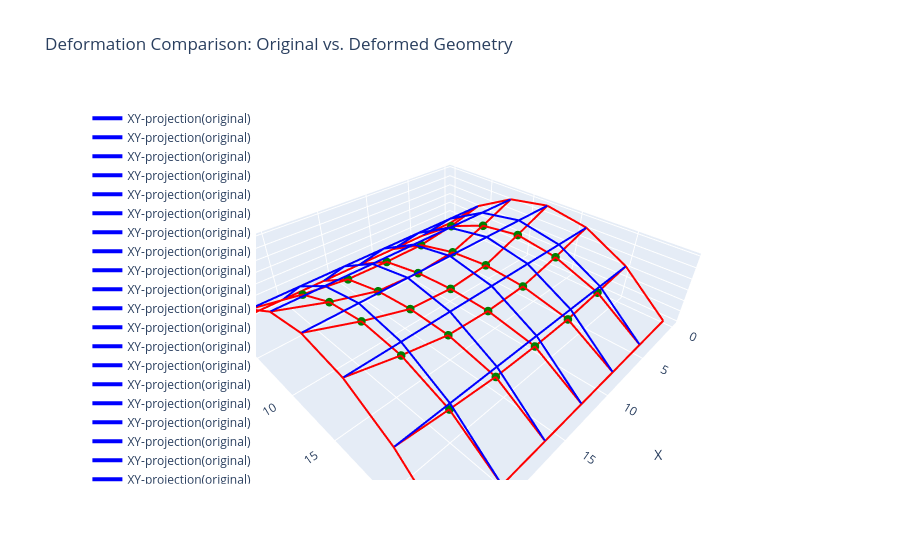

Here is the notebook cell this chart was saved with:
### Code cell
## Visualization
#############################################################################################################
# Coordinates assembly:
x_orig = new_coords_sg[:, 0].detach().numpy()
y_orig = new_coords_sg[:, 1].detach().numpy()
z_orig = new_coords_sg[:, 2].detach().numpy()

x_def = New_Coordinates_sg[:, 0].detach().numpy()
y_def = New_Coordinates_sg[:, 1].detach().numpy()
z_def = New_Coordinates_sg[:, 2].detach().numpy()

fig = go.Figure()

for connection in connectivity_sg:
    i, j = connection
    fig.add_trace(go.Scatter3d(
        x=[x_orig[i-1], x_orig[j-1]],
        y=[y_orig[i-1], y_orig[j-1]],
        z=[z_orig[i-1], z_orig[j-1]],
        mode='lines',
        line=dict(color='blue', width=4),
        name='XY-projection(original)'
    ))

for connection in connectivity_sg:
    i, j = connection
    fig.add_trace(go.Scatter3d(
        x=[x_def[i-1], x_def[j-1]],
        y=[y_def[i-1], y_def[j-1]],
        z=[z_def[i-1], z_def[j-1]],
        mode='lines',
        line=dict(color='red', width=4),
        name='FE Solution'
    ))

for node in Free_nodes:
    fig.add_trace(go.Scatter3d(
        x=[x_def[node-1]],
        y=[y_def[node-1]],
        z=[z_def[node-1]],
        mode='markers+text',
        marker=dict(size=5, color='green'),
        # text=[f'Node {node}'],
        textposition='top center',
        name=f'Free Node {node}'
    ))

fig.update_layout(
    scene=dict(
        xaxis_title='X',
        yaxis_title='Y',
        zaxis_title='Z',
        aspectmode='data'
    ),
    title='Deformation Comparison: Original vs. Deformed Geometry',
    legend=dict(yanchor="top", y=0.99, xanchor="left", x=0.01)
)

fig.show()

### Figure 1 — Plotly figure (JSON) as saved in the notebook; plotly's stock layout.template omitted (floating-point values rounded to 4 significant figures)
{"data": [{"line": {"color": "blue", "width": 4}, "mode": "lines", "name": "XY-projection(original)", "type": "scatter3d", "x": [0, 0], "y": [24, 20], "z": [1.421e-14, 3.333]}, {"line": {"color": "blue", "width": 4}, "mode": "lines", "name": "XY-projection(original)", "type": "scatter3d", "x": [0, 0], "y": [20, 16], "z": [3.333, 5.333]}, {"line": {"color": "blue", "width": 4}, "mode": "lines", "name": "XY-projection(original)", "type": "scatter3d", "x": [0, 0], "y": [16, 12], "z": [5.333, 6]}, {"line": {"color": "blue", "width": 4}, "mode": "lines", "name": "XY-projection(original)", "type": "scatter3d", "x": [0, 0], "y": [12, 8], "z": [6, 5.333]}, {"line": {"color": "blue", "width": 4}, "mode": "lines", "name": "XY-projection(original)", "type": "scatter3d", "x": [0, 0], "y": [8, 4], "z": [5.333, 3.333]}, {"line": {"color": "blue", "width": 4}, "mode": "lines", "name": "XY-projection(original)", "type": "scatter3d", "x": [0, 0], "y": [4, 0], "z": [3.333, 0]}, {"line": {"color": "blue", "width": 4}, "mode": "lines", "name": "XY-projection(original)", "type": "scatter3d", "x": [4, 4], "y": [24, 20], "z": [1.421e-14, 3.333]}, {"line": {"color": "blue", "width": 4}, "mode": "lines", "name": "XY-projection(original)", "type": "scatter3d", "x": [4, 4], "y": [20, 16], "z": [3.333, 5.333]}, {"line": {"color": "blue", "width": 4}, "mode": "lines", "name": "XY-projection(original)", "type": "scatter3d", "x": [4, 4], "y": [16, 12], "z": [5.333, 6]}, {"line": {"color": "blue", "width": 4}, "mode": "lines", "name": "XY-projection(original)", "type": "scatter3d", "x": [4, 4], "y": [12, 8], "z": [6, 5.333]}, {"line": {"color": "blue", "width": 4}, "mode": "lines", "name": "XY-projection(original)", "type": "scatter3d", "x": [4, 4], "y": [8, 4], "z": [5.333, 3.333]}, {"line": {"color": "blue", "width": 4}, "mode": "lines", "name": "XY-projection(original)", "type": "scatter3d", "x": [4, 4], "y": [4, 0], "z": [3.333, 0]}, {"line": {"color": "blue", "width": 4}, "mode": "lines", "name": "XY-projection(original)", "type": "scatter3d", "x": [8, 8], "y": [24, 20], "z": [1.421e-14, 3.333]}, {"line": {"color": "blue", "width": 4}, "mode": "lines", "name": "XY-projection(original)", "type": "scatter3d", "x": [8, 8], "y": [20, 16], "z": [3.333, 5.333]}, {"line": {"color": "blue", "width": 4}, "mode": "lines", "name": "XY-projection(original)", "type": "scatter3d", "x": [8, 8], "y": [16, 12], "z": [5.333, 6]}, {"line": {"color": "blue", "width": 4}, "mode": "lines", "name": "XY-projection(original)", "type": "scatter3d", "x": [8, 8], "y": [12, 8], "z": [6, 5.333]}, {"line": {"color": "blue", "width": 4}, "mode": "lines", "name": "XY-projection(original)", "type": "scatter3d", "x": [8, 8], "y": [8, 4], "z": [5.333, 3.333]}, {"line": {"color": "blue", "width": 4}, "mode": "lines", "name": "XY-projection(original)", "type": "scatter3d", "x": [8, 8], "y": [4, 0], "z": [3.333, 0]}, {"line": {"color": "blue", "width": 4}, "mode": "lines", "name": "XY-projection(original)", "type": "scatter3d", "x": [12, 12], "y": [24, 20], "z": [1.421e-14, 3.333]}, {"line": {"color": "blue", "width": 4}, "mode": "lines", "name": "XY-projection(original)", "type": "scatter3d", "x": [12, 12], "y": [20, 16], "z": [3.333, 5.333]}, {"line": {"color": "blue", "width": 4}, "mode": "lines", "name": "XY-projection(original)", "type": "scatter3d", "x": [12, 12], "y": [16, 12], "z": [5.333, 6]}, {"line": {"color": "blue", "width": 4}, "mode": "lines", "name": "XY-projection(original)", "type": "scatter3d", "x": [12, 12], "y": [12, 8], "z": [6, 5.333]}, {"line": {"color": "blue", "width": 4}, "mode": "lines", "name": "XY-projection(original)", "type": "scatter3d", "x": [12, 12], "y": [8, 4], "z": [5.333, 3.333]}, {"line": {"color": "blue", "width": 4}, "mode": "lines", "name": "XY-projection(original)", "type": "scatter3d", "x": [12, 12], "y": [4, 0], "z": [3.333, 0]}, {"line": {"color": "blue", "width": 4}, "mode": "lines", "name": "XY-projection(original)", "type": "scatter3d", "x": [16, 16], "y": [24, 20], "z": [1.421e-14, 3.333]}, {"line": {"color": "blue", "width": 4}, "mode": "lines", "name": "XY-projection(original)", "type": "scatter3d", "x": [16, 16], "y": [20, 16], "z": [3.333, 5.333]}, {"line": {"color": "blue", "width": 4}, "mode": "lines", "name": "XY-projection(original)", "type": "scatter3d", "x": [16, 16], "y": [16, 12], "z": [5.333, 6]}, {"line": {"color": "blue", "width": 4}, "mode": "lines", "name": "XY-projection(original)", "type": "scatter3d", "x": [16, 16], "y": [12, 8], "z": [6, 5.333]}, {"line": {"color": "blue", "width": 4}, "mode": "lines", "name": "XY-projection(original)", "type": "scatter3d", "x": [16, 16], "y": [8, 4], "z": [5.333, 3.333]}, {"line": {"color": "blue", "width": 4}, "mode": "lines", "name": "XY-projection(original)", "type": "scatter3d", "x": [16, 16], "y": [4, 0], "z": [3.333, 0]}, {"line": {"color": "blue", "width": 4}, "mode": "lines", "name": "XY-projection(original)", "type": "scatter3d", "x": [20, 20], "y": [24, 20], "z": [1.421e-14, 3.333]}, {"line": {"color": "blue", "width": 4}, "mode": "lines", "name": "XY-projection(original)", "type": "scatter3d", "x": [20, 20], "y": [20, 16], "z": [3.333, 5.333]}, {"line": {"color": "blue", "width": 4}, "mode": "lines", "name": "XY-projection(original)", "type": "scatter3d", "x": [20, 20], "y": [16, 12], "z": [5.333, 6]}, {"line": {"color": "blue", "width": 4}, "mode": "lines", "name": "XY-projection(original)", "type": "scatter3d", "x": [20, 20], "y": [12, 8], "z": [6, 5.333]}, {"line": {"color": "blue", "width": 4}, "mode": "lines", "name": "XY-projection(original)", "type": "scatter3d", "x": [20, 20], "y": [8, 4], "z": [5.333, 3.333]}, {"line": {"color": "blue", "width": 4}, "mode": "lines", "name": "XY-projection(original)", "type": "scatter3d", "x": [20, 20], "y": [4, 0], "z": [3.333, 0]}, {"line": {"color": "blue", "width": 4}, "mode": "lines", "name": "XY-projection(original)", "type": "scatter3d", "x": [24, 24], "y": [24, 20], "z": [1.421e-14, 3.333]}, {"line": {"color": "blue", "width": 4}, "mode": "lines", "name": "XY-projection(original)", "type": "scatter3d", "x": [24, 24], "y": [20, 16], "z": [3.333, 5.333]}, {"line": {"color": "blue", "width": 4}, "mode": "lines", "name": "XY-projection(original)", "type": "scatter3d", "x": [24, 24], "y": [16, 12], "z": [5.333, 6]}, {"line": {"color": "blue", "width": 4}, "mode": "lines", "name": "XY-projection(original)", "type": "scatter3d", "x": [24, 24], "y": [12, 8], "z": [6, 5.333]}, {"line": {"color": "blue", "width": 4}, "mode": "lines", "name": "XY-projection(original)", "type": "scatter3d", "x": [24, 24], "y": [8, 4], "z": [5.333, 3.333]}, {"line": {"color": "blue", "width": 4}, "mode": "lines", "name": "XY-projection(original)", "type": "scatter3d", "x": [24, 24], "y": [4, 0], "z": [3.333, 0]}, {"line": {"color": "blue", "width": 4}, "mode": "lines", "name": "XY-projection(original)", "type": "scatter3d", "x": [0, 4], "y": [0, 0], "z": [0, 0]}, {"line": {"color": "blue", "width": 4}, "mode": "lines", "name": "XY-projection(original)", "type": "scatter3d", "x": [4, 8], "y": [0, 0], "z": [0, 0]}, {"line": {"color": "blue", "width": 4}, "mode": "lines", "name": "XY-projection(original)", "type": "scatter3d", "x": [8, 12], "y": [0, 0], "z": [0, 0]}, {"line": {"color": "blue", "width": 4}, "mode": "lines", "name": "XY-projection(original)", "type": "scatter3d", "x": [12, 16], "y": [0, 0], "z": [0, 0]}, {"line": {"color": "blue", "width": 4}, "mode": "lines", "name": "XY-projection(original)", "type": "scatter3d", "x": [16, 20], "y": [0, 0], "z": [0, 0]}, {"line": {"color": "blue", "width": 4}, "mode": "lines", "name": "XY-projection(original)", "type": "scatter3d", "x": [20, 24], "y": [0, 0], "z": [0, 0]}, {"line": {"color": "blue", "width": 4}, "mode": "lines", "name": "XY-projection(original)", "type": "scatter3d", "x": [0, 4], "y": [4, 4], "z": [3.333, 3.333]}, {"line": {"color": "blue", "width": 4}, "mode": "lines", "name": "XY-projection(original)", "type": "scatter3d", "x": [4, 8], "y": [4, 4], "z": [3.333, 3.333]}, {"line": {"color": "blue", "width": 4}, "mode": "lines", "name": "XY-projection(original)", "type": "scatter3d", "x": [8, 12], "y": [4, 4], "z": [3.333, 3.333]}, {"line": {"color": "blue", "width": 4}, "mode": "lines", "name": "XY-projection(original)", "type": "scatter3d", "x": [12, 16], "y": [4, 4], "z": [3.333, 3.333]}, {"line": {"color": "blue", "width": 4}, "mode": "lines", "name": "XY-projection(original)", "type": "scatter3d", "x": [16, 20], "y": [4, 4], "z": [3.333, 3.333]}, {"line": {"color": "blue", "width": 4}, "mode": "lines", "name": "XY-projection(original)", "type": "scatter3d", "x": [20, 24], "y": [4, 4], "z": [3.333, 3.333]}, {"line": {"color": "blue", "width": 4}, "mode": "lines", "name": "XY-projection(original)", "type": "scatter3d", "x": [0, 4], "y": [8, 8], "z": [5.333, 5.333]}, {"line": {"color": "blue", "width": 4}, "mode": "lines", "name": "XY-projection(original)", "type": "scatter3d", "x": [4, 8], "y": [8, 8], "z": [5.333, 5.333]}, {"line": {"color": "blue", "width": 4}, "mode": "lines", "name": "XY-projection(original)", "type": "scatter3d", "x": [8, 12], "y": [8, 8], "z": [5.333, 5.333]}, {"line": {"color": "blue", "width": 4}, "mode": "lines", "name": "XY-projection(original)", "type": "scatter3d", "x": [12, 16], "y": [8, 8], "z": [5.333, 5.333]}, {"line": {"color": "blue", "width": 4}, "mode": "lines", "name": "XY-projection(original)", "type": "scatter3d", "x": [16, 20], "y": [8, 8], "z": [5.333, 5.333]}, {"line": {"color": "blue", "width": 4}, "mode": "lines", "name": "XY-projection(original)", "type": "scatter3d", "x": [20, 24], "y": [8, 8], "z": [5.333, 5.333]}, {"line": {"color": "blue", "width": 4}, "mode": "lines", "name": "XY-projection(original)", "type": "scatter3d", "x": [0, 4], "y": [12, 12], "z": [6, 6]}, {"line": {"color": "blue", "width": 4}, "mode": "lines", "name": "XY-projection(original)", "type": "scatter3d", "x": [4, 8], "y": [12, 12], "z": [6, 6]}, {"line": {"color": "blue", "width": 4}, "mode": "lines", "name": "XY-projection(original)", "type": "scatter3d", "x": [8, 12], "y": [12, 12], "z": [6, 6]}, {"line": {"color": "blue", "width": 4}, "mode": "lines", "name": "XY-projection(original)", "type": "scatter3d", "x": [12, 16], "y": [12, 12], "z": [6, 6]}, {"line": {"color": "blue", "width": 4}, "mode": "lines", "name": "XY-projection(original)", "type": "scatter3d", "x": [16, 20], "y": [12, 12], "z": [6, 6]}, {"line": {"color": "blue", "width": 4}, "mode": "lines", "name": "XY-projection(original)", "type": "scatter3d", "x": [20, 24], "y": [12, 12], "z": [6, 6]}, {"line": {"color": "blue", "width": 4}, "mode": "lines", "name": "XY-projection(original)", "type": "scatter3d", "x": [0, 4], "y": [16, 16], "z": [5.333, 5.333]}, {"line": {"color": "blue", "width": 4}, "mode": "lines", "name": "XY-projection(original)", "type": "scatter3d", "x": [4, 8], "y": [16, 16], "z": [5.333, 5.333]}, {"line": {"color": "blue", "width": 4}, "mode": "lines", "name": "XY-projection(original)", "type": "scatter3d", "x": [8, 12], "y": [16, 16], "z": [5.333, 5.333]}, {"line": {"color": "blue", "width": 4}, "mode": "lines", "name": "XY-projection(original)", "type": "scatter3d", "x": [12, 16], "y": [16, 16], "z": [5.333, 5.333]}, {"line": {"color": "blue", "width": 4}, "mode": "lines", "name": "XY-projection(original)", "type": "scatter3d", "x": [16, 20], "y": [16, 16], "z": [5.333, 5.333]}, {"line": {"color": "blue", "width": 4}, "mode": "lines", "name": "XY-projection(original)", "type": "scatter3d", "x": [20, 24], "y": [16, 16], "z": [5.333, 5.333]}, {"line": {"color": "blue", "width": 4}, "mode": "lines", "name": "XY-projection(original)", "type": "scatter3d", "x": [0, 4], "y": [20, 20], "z": [3.333, 3.333]}, {"line": {"color": "blue", "width": 4}, "mode": "lines", "name": "XY-projection(original)", "type": "scatter3d", "x": [4, 8], "y": [20, 20], "z": [3.333, 3.333]}, {"line": {"color": "blue", "width": 4}, "mode": "lines", "name": "XY-projection(original)", "type": "scatter3d", "x": [8, 12], "y": [20, 20], "z": [3.333, 3.333]}, {"line": {"color": "blue", "width": 4}, "mode": "lines", "name": "XY-projection(original)", "type": "scatter3d", "x": [12, 16], "y": [20, 20], "z": [3.333, 3.333]}, {"line": {"color": "blue", "width": 4}, "mode": "lines", "name": "XY-projection(original)", "type": "scatter3d", "x": [16, 20], "y": [20, 20], "z": [3.333, 3.333]}, {"line": {"color": "blue", "width": 4}, "mode": "lines", "name": "XY-projection(original)", "type": "scatter3d", "x": [20, 24], "y": [20, 20], "z": [3.333, 3.333]}, {"line": {"color": "blue", "width": 4}, "mode": "lines", "name": "XY-projection(original)", "type": "scatter3d", "x": [0, 4], "y": [24, 24], "z": [1.421e-14, 1.421e-14]}, {"line": {"color": "blue", "width": 4}, "mode": "lines", "name": "XY-projection(original)", "type": "scatter3d", "x": [4, 8], "y": [24, 24], "z": [1.421e-14, 1.421e-14]}, {"line": {"color": "blue", "width": 4}, "mode": "lines", "name": "XY-projection(original)", "type": "scatter3d", "x": [8, 12], "y": [24, 24], "z": [1.421e-14, 1.421e-14]}, {"line": {"color": "blue", "width": 4}, "mode": "lines", "name": "XY-projection(original)", "type": "scatter3d", "x": [12, 16], "y": [24, 24], "z": [1.421e-14, 1.421e-14]}, {"line": {"color": "blue", "width": 4}, "mode": "lines", "name": "XY-projection(original)", "type": "scatter3d", "x": [16, 20], "y": [24, 24], "z": [1.421e-14, 1.421e-14]}, {"line": {"color": "blue", "width": 4}, "mode": "lines", "name": "XY-projection(original)", "type": "scatter3d", "x": [20, 24], "y": [24, 24], "z": [1.421e-14, 1.421e-14]}, {"line": {"color": "red", "width": 4}, "mode": "lines", "name": "FE Solution", "type": "scatter3d", "x": [0, 0], "y": [24, 20], "z": [1.421e-14, 3.333]}, {"line": {"color": "red", "width": 4}, "mode": "lines", "name": "FE Solution", "type": "scatter3d", "x": [0, 0], "y": [20, 16], "z": [3.333, 5.333]}, {"line": {"color": "red", "width": 4}, "mode": "lines", "name": "FE Solution", "type": "scatter3d", "x": [0, 0], "y": [16, 12], "z": [5.333, 6]}, {"line": {"color": "red", "width": 4}, "mode": "lines", "name": "FE Solution", "type": "scatter3d", "x": [0, 0], "y": [12, 8], "z": [6, 5.333]}, {"line": {"color": "red", "width": 4}, "mode": "lines", "name": "FE Solution", "type": "scatter3d", "x": [0, 0], "y": [8, 4], "z": [5.333, 3.333]}, {"line": {"color": "red", "width": 4}, "mode": "lines", "name": "FE Solution", "type": "scatter3d", "x": [0, 0], "y": [4, 0], "z": [3.333, 0]}, {"line": {"color": "red", "width": 4}, "mode": "lines", "name": "FE Solution", "type": "scatter3d", "x": [4, 3.999], "y": [24, 19.91], "z": [1.421e-14, 2.717]}, {"line": {"color": "red", "width": 4}, "mode": "lines", "name": "FE Solution", "type": "scatter3d", "x": [3.999, 3.998], "y": [19.91, 15.87], "z": [2.717, 4.138]}, {"line": {"color": "red", "width": 4}, "mode": "lines", "name": "FE Solution", "type": "scatter3d", "x": [3.998, 4.004], "y": [15.87, 12.02], "z": [4.138, 4.663]}, {"line": {"color": "red", "width": 4}, "mode": "lines", "name": "FE Solution", "type": "scatter3d", "x": [4.004, 4.021], "y": [12.02, 8.175], "z": [4.663, 4.133]}, {"line": {"color": "red", "width": 4}, "mode": "lines", "name": "FE Solution", "type": "scatter3d", "x": [4.021, 4.009], "y": [8.175, 4.172], "z": [4.133, 2.623]}, {"line": {"color": "red", "width": 4}, "mode": "lines", "name": "FE Solution", "type": "scatter3d", "x": [4.009, 4], "y": [4.172, 0], "z": [2.623, 0]}, {"line": {"color": "red", "width": 4}, "mode": "lines", "name": "FE Solution", "type": "scatter3d", "x": [8, 7.992], "y": [24, 19.93], "z": [1.421e-14, 2.394]}, {"line": {"color": "red", "width": 4}, "mode": "lines", "name": "FE Solution", "type": "scatter3d", "x": [7.992, 8.0], "y": [19.93, 15.81], "z": [2.394, 3.241]}, {"line": {"color": "red", "width": 4}, "mode": "lines", "name": "FE Solution", "type": "scatter3d", "x": [8.0, 8.014], "y": [15.81, 12.06], "z": [3.241, 3.478]}, {"line": {"color": "red", "width": 4}, "mode": "lines", "name": "FE Solution", "type": "scatter3d", "x": [8.014, 8.028], "y": [12.06, 8.341], "z": [3.478, 3.133]}, {"line": {"color": "red", "width": 4}, "mode": "lines", "name": "FE Solution", "type": "scatter3d", "x": [8.028, 8.014], "y": [8.341, 4.259], "z": [3.133, 2.182]}, {"line": {"color": "red", "width": 4}, "mode": "lines", "name": "FE Solution", "type": "scatter3d", "x": [8.014, 8], "y": [4.259, 0], "z": [2.182, 0]}, {"line": {"color": "red", "width": 4}, "mode": "lines", "name": "FE Solution", "type": "scatter3d", "x": [12, 11.99], "y": [24, 19.98], "z": [1.421e-14, 2.388]}, {"line": {"color": "red", "width": 4}, "mode": "lines", "name": "FE Solution", "type": "scatter3d", "x": [11.99, 12.0], "y": [19.98, 15.82], "z": [2.388, 3.087]}, {"line": {"color": "red", "width": 4}, "mode": "lines", "name": "FE Solution", "type": "scatter3d", "x": [12.0, 12.02], "y": [15.82, 12.08], "z": [3.087, 3.167]}, {"line": {"color": "red", "width": 4}, "mode": "lines", "name": "FE Solution", "type": "scatter3d", "x": [12.02, 12.02], "y": [12.08, 8.387], "z": [3.167, 2.88]}, {"line": {"color": "red", "width": 4}, "mode": "lines", "name": "FE Solution", "type": "scatter3d", "x": [12.02, 12.02], "y": [8.387, 4.25], "z": [2.88, 2.124]}, {"line": {"color": "red", "width": 4}, "mode": "lines", "name": "FE Solution", "type": "scatter3d", "x": [12.02, 12], "y": [4.25, 0], "z": [2.124, 0]}, {"line": {"color": "red", "width": 4}, "mode": "lines", "name": "FE Solution", "type": "scatter3d", "x": [16, 15.99], "y": [24, 19.96], "z": [1.421e-14, 2.432]}, {"line": {"color": "red", "width": 4}, "mode": "lines", "name": "FE Solution", "type": "scatter3d", "x": [15.99, 16.0], "y": [19.96, 15.84], "z": [2.432, 3.299]}, {"line": {"color": "red", "width": 4}, "mode": "lines", "name": "FE Solution", "type": "scatter3d", "x": [16.0, 16.02], "y": [15.84, 12.08], "z": [3.299, 3.424]}, {"line": {"color": "red", "width": 4}, "mode": "lines", "name": "FE Solution", "type": "scatter3d", "x": [16.02, 16.01], "y": [12.08, 8.359], "z": [3.424, 3.084]}, {"line": {"color": "red", "width": 4}, "mode": "lines", "name": "FE Solution", "type": "scatter3d", "x": [16.01, 16.01], "y": [8.359, 4.244], "z": [3.084, 2.206]}, {"line": {"color": "red", "width": 4}, "mode": "lines", "name": "FE Solution", "type": "scatter3d", "x": [16.01, 16], "y": [4.244, 0], "z": [2.206, 0]}, {"line": {"color": "red", "width": 4}, "mode": "lines", "name": "FE Solution", "type": "scatter3d", "x": [20, 19.99], "y": [24, 19.93], "z": [1.421e-14, 2.758]}, {"line": {"color": "red", "width": 4}, "mode": "lines", "name": "FE Solution", "type": "scatter3d", "x": [19.99, 20.0], "y": [19.93, 15.9], "z": [2.758, 4.202]}, {"line": {"color": "red", "width": 4}, "mode": "lines", "name": "FE Solution", "type": "scatter3d", "x": [20.0, 20.02], "y": [15.9, 12.04], "z": [4.202, 4.59]}, {"line": {"color": "red", "width": 4}, "mode": "lines", "name": "FE Solution", "type": "scatter3d", "x": [20.02, 20.0], "y": [12.04, 8.192], "z": [4.59, 4.075]}, {"line": {"color": "red", "width": 4}, "mode": "lines", "name": "FE Solution", "type": "scatter3d", "x": [20.0, 20.01], "y": [8.192, 4.151], "z": [4.075, 2.659]}, {"line": {"color": "red", "width": 4}, "mode": "lines", "name": "FE Solution", "type": "scatter3d", "x": [20.01, 20], "y": [4.151, 0], "z": [2.659, 0]}, {"line": {"color": "red", "width": 4}, "mode": "lines", "name": "FE Solution", "type": "scatter3d", "x": [24, 24], "y": [24, 20], "z": [1.421e-14, 3.333]}, {"line": {"color": "red", "width": 4}, "mode": "lines", "name": "FE Solution", "type": "scatter3d", "x": [24, 24], "y": [20, 16], "z": [3.333, 5.333]}, {"line": {"color": "red", "width": 4}, "mode": "lines", "name": "FE Solution", "type": "scatter3d", "x": [24, 24], "y": [16, 12], "z": [5.333, 6]}, {"line": {"color": "red", "width": 4}, "mode": "lines", "name": "FE Solution", "type": "scatter3d", "x": [24, 24], "y": [12, 8], "z": [6, 5.333]}, {"line": {"color": "red", "width": 4}, "mode": "lines", "name": "FE Solution", "type": "scatter3d", "x": [24, 24], "y": [8, 4], "z": [5.333, 3.333]}, {"line": {"color": "red", "width": 4}, "mode": "lines", "name": "FE Solution", "type": "scatter3d", "x": [24, 24], "y": [4, 0], "z": [3.333, 0]}, {"line": {"color": "red", "width": 4}, "mode": "lines", "name": "FE Solution", "type": "scatter3d", "x": [0, 4], "y": [0, 0], "z": [0, 0]}, {"line": {"color": "red", "width": 4}, "mode": "lines", "name": "FE Solution", "type": "scatter3d", "x": [4, 8], "y": [0, 0], "z": [0, 0]}, {"line": {"color": "red", "width": 4}, "mode": "lines", "name": "FE Solution", "type": "scatter3d", "x": [8, 12], "y": [0, 0], "z": [0, 0]}, {"line": {"color": "red", "width": 4}, "mode": "lines", "name": "FE Solution", "type": "scatter3d", "x": [12, 16], "y": [0, 0], "z": [0, 0]}, {"line": {"color": "red", "width": 4}, "mode": "lines", "name": "FE Solution", "type": "scatter3d", "x": [16, 20], "y": [0, 0], "z": [0, 0]}, {"line": {"color": "red", "width": 4}, "mode": "lines", "name": "FE Solution", "type": "scatter3d", "x": [20, 24], "y": [0, 0], "z": [0, 0]}, {"line": {"color": "red", "width": 4}, "mode": "lines", "name": "FE Solution", "type": "scatter3d", "x": [0, 4.009], "y": [4, 4.172], "z": [3.333, 2.623]}, {"line": {"color": "red", "width": 4}, "mode": "lines", "name": "FE Solution", "type": "scatter3d", "x": [4.009, 8.014], "y": [4.172, 4.259], "z": [2.623, 2.182]}, {"line": {"color": "red", "width": 4}, "mode": "lines", "name": "FE Solution", "type": "scatter3d", "x": [8.014, 12.02], "y": [4.259, 4.25], "z": [2.182, 2.124]}, {"line": {"color": "red", "width": 4}, "mode": "lines", "name": "FE Solution", "type": "scatter3d", "x": [12.02, 16.01], "y": [4.25, 4.244], "z": [2.124, 2.206]}, {"line": {"color": "red", "width": 4}, "mode": "lines", "name": "FE Solution", "type": "scatter3d", "x": [16.01, 20.01], "y": [4.244, 4.151], "z": [2.206, 2.659]}, {"line": {"color": "red", "width": 4}, "mode": "lines", "name": "FE Solution", "type": "scatter3d", "x": [20.01, 24], "y": [4.151, 4], "z": [2.659, 3.333]}, {"line": {"color": "red", "width": 4}, "mode": "lines", "name": "FE Solution", "type": "scatter3d", "x": [0, 4.021], "y": [8, 8.175], "z": [5.333, 4.133]}, {"line": {"color": "red", "width": 4}, "mode": "lines", "name": "FE Solution", "type": "scatter3d", "x": [4.021, 8.028], "y": [8.175, 8.341], "z": [4.133, 3.133]}, {"line": {"color": "red", "width": 4}, "mode": "lines", "name": "FE Solution", "type": "scatter3d", "x": [8.028, 12.02], "y": [8.341, 8.387], "z": [3.133, 2.88]}, {"line": {"color": "red", "width": 4}, "mode": "lines", "name": "FE Solution", "type": "scatter3d", "x": [12.02, 16.01], "y": [8.387, 8.359], "z": [2.88, 3.084]}, {"line": {"color": "red", "width": 4}, "mode": "lines", "name": "FE Solution", "type": "scatter3d", "x": [16.01, 20.0], "y": [8.359, 8.192], "z": [3.084, 4.075]}, {"line": {"color": "red", "width": 4}, "mode": "lines", "name": "FE Solution", "type": "scatter3d", "x": [20.0, 24], "y": [8.192, 8], "z": [4.075, 5.333]}, {"line": {"color": "red", "width": 4}, "mode": "lines", "name": "FE Solution", "type": "scatter3d", "x": [0, 4.004], "y": [12, 12.02], "z": [6, 4.663]}, {"line": {"color": "red", "width": 4}, "mode": "lines", "name": "FE Solution", "type": "scatter3d", "x": [4.004, 8.014], "y": [12.02, 12.06], "z": [4.663, 3.478]}, {"line": {"color": "red", "width": 4}, "mode": "lines", "name": "FE Solution", "type": "scatter3d", "x": [8.014, 12.02], "y": [12.06, 12.08], "z": [3.478, 3.167]}, {"line": {"color": "red", "width": 4}, "mode": "lines", "name": "FE Solution", "type": "scatter3d", "x": [12.02, 16.02], "y": [12.08, 12.08], "z": [3.167, 3.424]}, {"line": {"color": "red", "width": 4}, "mode": "lines", "name": "FE Solution", "type": "scatter3d", "x": [16.02, 20.02], "y": [12.08, 12.04], "z": [3.424, 4.59]}, {"line": {"color": "red", "width": 4}, "mode": "lines", "name": "FE Solution", "type": "scatter3d", "x": [20.02, 24], "y": [12.04, 12], "z": [4.59, 6]}, {"line": {"color": "red", "width": 4}, "mode": "lines", "name": "FE Solution", "type": "scatter3d", "x": [0, 3.998], "y": [16, 15.87], "z": [5.333, 4.138]}, {"line": {"color": "red", "width": 4}, "mode": "lines", "name": "FE Solution", "type": "scatter3d", "x": [3.998, 8.0], "y": [15.87, 15.81], "z": [4.138, 3.241]}, {"line": {"color": "red", "width": 4}, "mode": "lines", "name": "FE Solution", "type": "scatter3d", "x": [8.0, 12.0], "y": [15.81, 15.82], "z": [3.241, 3.087]}, {"line": {"color": "red", "width": 4}, "mode": "lines", "name": "FE Solution", "type": "scatter3d", "x": [12.0, 16.0], "y": [15.82, 15.84], "z": [3.087, 3.299]}, {"line": {"color": "red", "width": 4}, "mode": "lines", "name": "FE Solution", "type": "scatter3d", "x": [16.0, 20.0], "y": [15.84, 15.9], "z": [3.299, 4.202]}, {"line": {"color": "red", "width": 4}, "mode": "lines", "name": "FE Solution", "type": "scatter3d", "x": [20.0, 24], "y": [15.9, 16], "z": [4.202, 5.333]}, {"line": {"color": "red", "width": 4}, "mode": "lines", "name": "FE Solution", "type": "scatter3d", "x": [0, 3.999], "y": [20, 19.91], "z": [3.333, 2.717]}, {"line": {"color": "red", "width": 4}, "mode": "lines", "name": "FE Solution", "type": "scatter3d", "x": [3.999, 7.992], "y": [19.91, 19.93], "z": [2.717, 2.394]}, {"line": {"color": "red", "width": 4}, "mode": "lines", "name": "FE Solution", "type": "scatter3d", "x": [7.992, 11.99], "y": [19.93, 19.98], "z": [2.394, 2.388]}, {"line": {"color": "red", "width": 4}, "mode": "lines", "name": "FE Solution", "type": "scatter3d", "x": [11.99, 15.99], "y": [19.98, 19.96], "z": [2.388, 2.432]}, {"line": {"color": "red", "width": 4}, "mode": "lines", "name": "FE Solution", "type": "scatter3d", "x": [15.99, 19.99], "y": [19.96, 19.93], "z": [2.432, 2.758]}, {"line": {"color": "red", "width": 4}, "mode": "lines", "name": "FE Solution", "type": "scatter3d", "x": [19.99, 24], "y": [19.93, 20], "z": [2.758, 3.333]}, {"line": {"color": "red", "width": 4}, "mode": "lines", "name": "FE Solution", "type": "scatter3d", "x": [0, 4], "y": [24, 24], "z": [1.421e-14, 1.421e-14]}, {"line": {"color": "red", "width": 4}, "mode": "lines", "name": "FE Solution", "type": "scatter3d", "x": [4, 8], "y": [24, 24], "z": [1.421e-14, 1.421e-14]}, {"line": {"color": "red", "width": 4}, "mode": "lines", "name": "FE Solution", "type": "scatter3d", "x": [8, 12], "y": [24, 24], "z": [1.421e-14, 1.421e-14]}, {"line": {"color": "red", "width": 4}, "mode": "lines", "name": "FE Solution", "type": "scatter3d", "x": [12, 16], "y": [24, 24], "z": [1.421e-14, 1.421e-14]}, {"line": {"color": "red", "width": 4}, "mode": "lines", "name": "FE Solution", "type": "scatter3d", "x": [16, 20], "y": [24, 24], "z": [1.421e-14, 1.421e-14]}, {"line": {"color": "red", "width": 4}, "mode": "lines", "name": "FE Solution", "type": "scatter3d", "x": [20, 24], "y": [24, 24], "z": [1.421e-14, 1.421e-14]}, {"marker": {"color": "green", "size": 5}, "mode": "markers+text", "name": "Free Node 9", "textposition": "top center", "type": "scatter3d", "x": [3.999], "y": [19.91], "z": [2.717]}, {"marker": {"color": "green", "size": 5}, "mode": "markers+text", "name": "Free Node 10", "textposition": "top center", "type": "scatter3d", "x": [3.998], "y": [15.87], "z": [4.138]}, {"marker": {"color": "green", "size": 5}, "mode": "markers+text", "name": "Free Node 11", "textposition": "top center", "type": "scatter3d", "x": [4.004], "y": [12.02], "z": [4.663]}, {"marker": {"color": "green", "size": 5}, "mode": "markers+text", "name": "Free Node 12", "textposition": "top center", "type": "scatter3d", "x": [4.021], "y": [8.175], "z": [4.133]}, {"marker": {"color": "green", "size": 5}, "mode": "markers+text", "name": "Free Node 13", "textposition": "top center", "type": "scatter3d", "x": [4.009], "y": [4.172], "z": [2.623]}, {"marker": {"color": "green", "size": 5}, "mode": "markers+text", "name": "Free Node 16", "textposition": "top center", "type": "scatter3d", "x": [7.992], "y": [19.93], "z": [2.394]}, {"marker": {"color": "green", "size": 5}, "mode": "markers+text", "name": "Free Node 17", "textposition": "top center", "type": "scatter3d", "x": [8.0], "y": [15.81], "z": [3.241]}, {"marker": {"color": "green", "size": 5}, "mode": "markers+text", "name": "Free Node 18", "textposition": "top center", "type": "scatter3d", "x": [8.014], "y": [12.06], "z": [3.478]}, {"marker": {"color": "green", "size": 5}, "mode": "markers+text", "name": "Free Node 19", "textposition": "top center", "type": "scatter3d", "x": [8.028], "y": [8.341], "z": [3.133]}, {"marker": {"color": "green", "size": 5}, "mode": "markers+text", "name": "Free Node 20", "textposition": "top center", "type": "scatter3d", "x": [8.014], "y": [4.259], "z": [2.182]}, {"marker": {"color": "green", "size": 5}, "mode": "markers+text", "name": "Free Node 23", "textposition": "top center", "type": "scatter3d", "x": [11.99], "y": [19.98], "z": [2.388]}, {"marker": {"color": "green", "size": 5}, "mode": "markers+text", "name": "Free Node 24", "textposition": "top center", "type": "scatter3d", "x": [12.0], "y": [15.82], "z": [3.087]}, {"marker": {"color": "green", "size": 5}, "mode": "markers+text", "name": "Free Node 25", "textposition": "top center", "type": "scatter3d", "x": [12.02], "y": [12.08], "z": [3.167]}, {"marker": {"color": "green", "size": 5}, "mode": "markers+text", "name": "Free Node 26", "textposition": "top center", "type": "scatter3d", "x": [12.02], "y": [8.387], "z": [2.88]}, {"marker": {"color": "green", "size": 5}, "mode": "markers+text", "name": "Free Node 27", "textposition": "top center", "type": "scatter3d", "x": [12.02], "y": [4.25], "z": [2.124]}, {"marker": {"color": "green", "size": 5}, "mode": "markers+text", "name": "Free Node 30", "textposition": "top center", "type": "scatter3d", "x": [15.99], "y": [19.96], "z": [2.432]}, {"marker": {"color": "green", "size": 5}, "mode": "markers+text", "name": "Free Node 31", "textposition": "top center", "type": "scatter3d", "x": [16.0], "y": [15.84], "z": [3.299]}, {"marker": {"color": "green", "size": 5}, "mode": "markers+text", "name": "Free Node 32", "textposition": "top center", "type": "scatter3d", "x": [16.02], "y": [12.08], "z": [3.424]}, {"marker": {"color": "green", "size": 5}, "mode": "markers+text", "name": "Free Node 33", "textposition": "top center", "type": "scatter3d", "x": [16.01], "y": [8.359], "z": [3.084]}, {"marker": {"color": "green", "size": 5}, "mode": "markers+text", "name": "Free Node 34", "textposition": "top center", "type": "scatter3d", "x": [16.01], "y": [4.244], "z": [2.206]}, {"marker": {"color": "green", "size": 5}, "mode": "markers+text", "name": "Free Node 37", "textposition": "top center", "type": "scatter3d", "x": [19.99], "y": [19.93], "z": [2.758]}, {"marker": {"color": "green", "size": 5}, "mode": "markers+text", "name": "Free Node 38", "textposition": "top center", "type": "scatter3d", "x": [20.0], "y": [15.9], "z": [4.202]}, {"marker": {"color": "green", "size": 5}, "mode": "markers+text", "name": "Free Node 39", "textposition": "top center", "type": "scatter3d", "x": [20.02], "y": [12.04], "z": [4.59]}, {"marker": {"color": "green", "size": 5}, "mode": "markers+text", "name": "Free Node 40", "textposition": "top center", "type": "scatter3d", "x": [20.0], "y": [8.192], "z": [4.075]}, {"marker": {"color": "green", "size": 5}, "mode": "markers+text", "name": "Free Node 41", "textposition": "top center", "type": "scatter3d", "x": [20.01], "y": [4.151], "z": [2.659]}], "layout": {"legend": {"x": 0.01, "xanchor": "left", "y": 0.99, "yanchor": "top"}, "scene": {"aspectmode": "data", "xaxis": {"title": {"text": "X"}}, "yaxis": {"title": {"text": "Y"}}, "zaxis": {"title": {"text": "Z"}}}, "title": {"text": "Deformation Comparison: Original vs. Deformed Geometry"}}}
